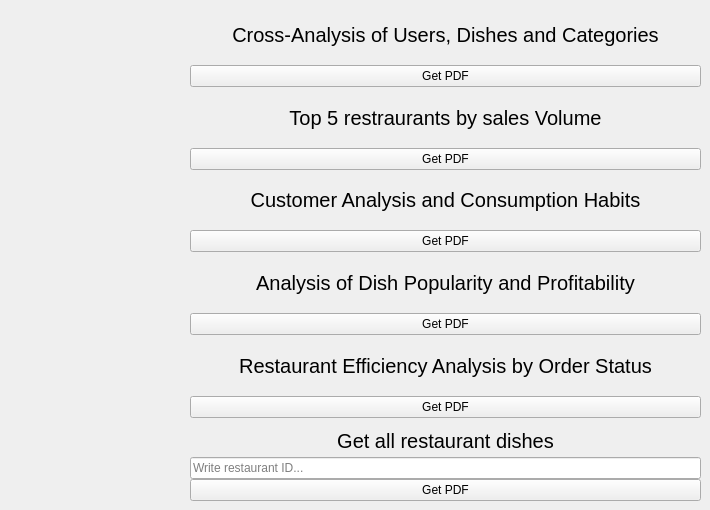
     <widget class="QWidget" name="page_home">
      <widget class="QWidget" name="layoutWidget">
       <property name="geometry">
        <rect>
         <x>190</x>
         <y>10</y>
         <width>511</width>
         <height>491</height>
        </rect>
       </property>
       <layout class="QVBoxLayout" name="verticalLayout_8">
        <item>
         <layout class="QVBoxLayout" name="verticalLayout_9">
          <item>
           <widget class="QLabel" name="label_9">
            <property name="font">
             <font>
              <pointsize>15</pointsize>
             </font>
            </property>
            <property name="text">
             <string>Cross-Analysis of Users, Dishes and Categories</string>
            </property>
            <property name="alignment">
             <set>Qt::AlignmentFlag::AlignCenter</set>
            </property>
           </widget>
          </item>
          <item>
           <widget class="QPushButton" name="pushButton_crossAnalysis">
            <property name="text">
             <string>Get PDF</string>
            </property>
           </widget>
          </item>
         </layout>
        </item>
        <item>
         <layout class="QVBoxLayout" name="verticalLayout_4">
          <item>
           <widget class="QLabel" name="label_5">
            <property name="font">
             <font>
              <pointsize>15</pointsize>
             </font>
            </property>
            <property name="text">
             <string>Top 5 restraurants by sales Volume</string>
            </property>
            <property name="alignment">
             <set>Qt::AlignmentFlag::AlignCenter</set>
            </property>
           </widget>
          </item>
          <item>
           <widget class="QPushButton" name="pushButton_getTopRestaurants">
            <property name="text">
             <string>Get PDF</string>
            </property>
           </widget>
          </item>
         </layout>
        </item>
        <item>
         <layout class="QVBoxLayout" name="verticalLayout_5">
          <item>
           <widget class="QLabel" name="label_6">
            <property name="font">
             <font>
              <pointsize>15</pointsize>
             </font>
            </property>
            <property name="text">
             <string>Customer Analysis and Consumption Habits</string>
            </property>
            <property name="alignment">
             <set>Qt::AlignmentFlag::AlignCenter</set>
            </property>
           </widget>
          </item>
          <item>
           <widget class="QPushButton" name="pushButton_getConsum">
            <property name="text">
             <string>Get PDF</string>
            </property>
           </widget>
          </item>
         </layout>
        </item>
        <item>
         <layout class="QVBoxLayout" name="verticalLayout_6">
          <item>
           <widget class="QLabel" name="label_7">
            <property name="font">
             <font>
              <pointsize>15</pointsize>
             </font>
            </property>
            <property name="text">
             <string>Analysis of Dish Popularity and Profitability</string>
            </property>
            <property name="alignment">
             <set>Qt::AlignmentFlag::AlignCenter</set>
            </property>
           </widget>
          </item>
          <item>
           <widget class="QPushButton" name="pushButton_getbutn">
            <property name="text">
             <string>Get PDF</string>
            </property>
           </widget>
          </item>
         </layout>
        </item>
        <item>
         <layout class="QVBoxLayout" name="verticalLayout_7">
          <item>
           <widget class="QLabel" name="label_8">
            <property name="font">
             <font>
              <pointsize>15</pointsize>
             </font>
            </property>
            <property name="text">
             <string>Restaurant Efficiency Analysis by Order Status</string>
            </property>
            <property name="alignment">
             <set>Qt::AlignmentFlag::AlignCenter</set>
            </property>
           </widget>
          </item>
          <item>
           <widget class="QPushButton" name="pushButton_getRestDishes_5">
            <property name="text">
             <string>Get PDF</string>
            </property>
           </widget>
          </item>
         </layout>
        </item>
        <item>
         <layout class="QVBoxLayout" name="verticalLayout_3">
          <property name="spacing">
           <number>0</number>
          </property>
          <item>
           <widget class="QLabel" name="label_2">
            <property name="enabled">
             <bool>true</bool>
            </property>
            <property name="sizePolicy">
             <sizepolicy hsizetype="Preferred" vsizetype="Preferred">
              <horstretch>0</horstretch>
              <verstretch>0</verstretch>
             </sizepolicy>
            </property>
            <property name="font">
             <font>
              <pointsize>15</pointsize>
              <bold>false</bold>
             </font>
            </property>
            <property name="text">
             <string>Get all restaurant dishes</string>
            </property>
            <property name="alignment">
             <set>Qt::AlignmentFlag::AlignCenter</set>
            </property>
           </widget>
          </item>
          <item>
           <widget class="QLineEdit" name="lineEdit_allRestaurantDishes">
            <property name="font">
             <font>
              <fontweight>Medium</fontweight>
             </font>
            </property>
            <property name="cursorPosition">
             <number>0</number>
            </property>
            <property name="placeholderText">
             <string>Write restaurant ID...</string>
            </property>
           </widget>
          </item>
          <item>
           <widget class="QPushButton" name="pushButton_getRestDishes">
            <property name="text">
             <string>Get PDF</string>
            </property>
           </widget>
          </item>
         </layout>
        </item>
       </layout>
      </widget>
     </widget>
